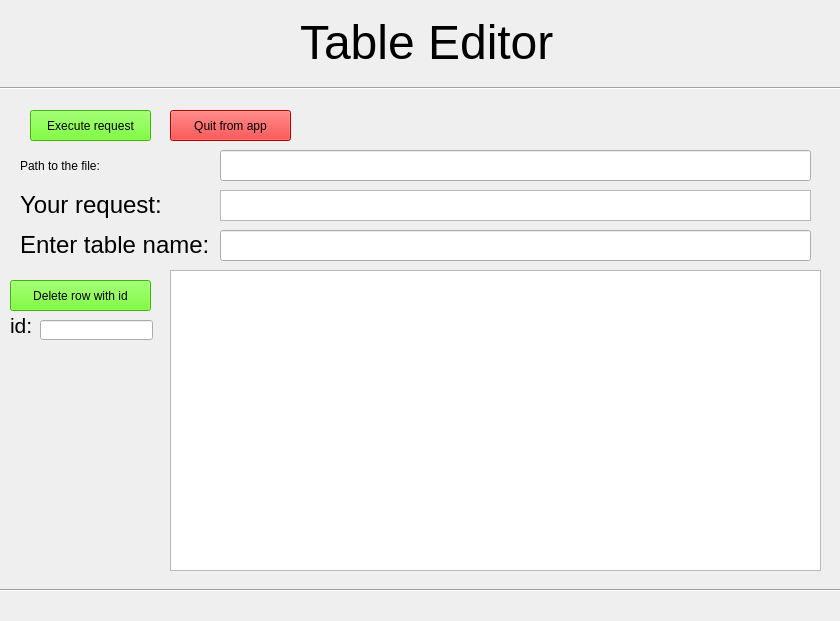
<?xml version="1.0" encoding="UTF-8"?>
<ui version="4.0">
 <class>Form</class>
 <widget class="QWidget" name="Form">
  <property name="geometry">
   <rect>
    <x>0</x>
    <y>0</y>
    <width>840</width>
    <height>621</height>
   </rect>
  </property>
  <property name="windowTitle">
   <string>Form</string>
  </property>
  <widget class="QTableWidget" name="tableWidget">
   <property name="geometry">
    <rect>
     <x>170</x>
     <y>270</y>
     <width>651</width>
     <height>301</height>
    </rect>
   </property>
  </widget>
  <widget class="QTextEdit" name="textEdit">
   <property name="geometry">
    <rect>
     <x>220</x>
     <y>190</y>
     <width>591</width>
     <height>31</height>
    </rect>
   </property>
  </widget>
  <widget class="QLabel" name="label">
   <property name="geometry">
    <rect>
     <x>300</x>
     <y>12</y>
     <width>311</width>
     <height>61</height>
    </rect>
   </property>
   <property name="text">
    <string>&lt;html&gt;&lt;head/&gt;&lt;body&gt;&lt;p&gt;&lt;span style=&quot; font-size:36pt;&quot;&gt;Table Editor&lt;/span&gt;&lt;/p&gt;&lt;/body&gt;&lt;/html&gt;</string>
   </property>
  </widget>
  <widget class="Line" name="line">
   <property name="geometry">
    <rect>
     <x>-40</x>
     <y>580</y>
     <width>1081</width>
     <height>20</height>
    </rect>
   </property>
   <property name="orientation">
    <enum>Qt::Horizontal</enum>
   </property>
  </widget>
  <widget class="Line" name="line_2">
   <property name="geometry">
    <rect>
     <x>0</x>
     <y>80</y>
     <width>961</width>
     <height>16</height>
    </rect>
   </property>
   <property name="orientation">
    <enum>Qt::Horizontal</enum>
   </property>
  </widget>
  <widget class="QLabel" name="label_2">
   <property name="geometry">
    <rect>
     <x>20</x>
     <y>190</y>
     <width>161</width>
     <height>31</height>
    </rect>
   </property>
   <property name="text">
    <string>&lt;html&gt;&lt;head/&gt;&lt;body&gt;&lt;p&gt;&lt;span style=&quot; font-size:18pt;&quot;&gt;Your request:&lt;/span&gt;&lt;/p&gt;&lt;/body&gt;&lt;/html&gt;</string>
   </property>
  </widget>
  <widget class="QPushButton" name="exec_button">
   <property name="geometry">
    <rect>
     <x>30</x>
     <y>110</y>
     <width>121</width>
     <height>31</height>
    </rect>
   </property>
   <property name="styleSheet">
    <string notr="true">background-color: rgb(85, 255, 255);
background-color: rgb(85, 255, 0);</string>
   </property>
   <property name="text">
    <string>Execute request</string>
   </property>
  </widget>
  <widget class="QPushButton" name="quit_button">
   <property name="geometry">
    <rect>
     <x>170</x>
     <y>110</y>
     <width>121</width>
     <height>31</height>
    </rect>
   </property>
   <property name="styleSheet">
    <string notr="true">background-color: rgb(255, 0, 0);</string>
   </property>
   <property name="text">
    <string>Quit from app</string>
   </property>
  </widget>
  <widget class="QLineEdit" name="Filename_text">
   <property name="geometry">
    <rect>
     <x>220</x>
     <y>150</y>
     <width>591</width>
     <height>31</height>
    </rect>
   </property>
  </widget>
  <widget class="QLabel" name="label_3">
   <property name="geometry">
    <rect>
     <x>20</x>
     <y>150</y>
     <width>171</width>
     <height>31</height>
    </rect>
   </property>
   <property name="text">
    <string>&lt;html&gt;&lt;head/&gt;&lt;body&gt;&lt;p&gt;&lt;span style=&quot; font-size:18pt;&quot;&gt;Path to the file:&lt;/span&gt;&lt;/p&gt;&lt;/body&gt;&lt;/html&gt;</string>
   </property>
  </widget>
  <widget class="QPushButton" name="delete_button">
   <property name="geometry">
    <rect>
     <x>10</x>
     <y>280</y>
     <width>141</width>
     <height>31</height>
    </rect>
   </property>
   <property name="styleSheet">
    <string notr="true">background-color: rgb(85, 255, 0);</string>
   </property>
   <property name="text">
    <string>Delete row with id</string>
   </property>
  </widget>
  <widget class="QLineEdit" name="id_line">
   <property name="geometry">
    <rect>
     <x>40</x>
     <y>320</y>
     <width>113</width>
     <height>20</height>
    </rect>
   </property>
  </widget>
  <widget class="QLabel" name="label_4">
   <property name="geometry">
    <rect>
     <x>10</x>
     <y>310</y>
     <width>41</width>
     <height>31</height>
    </rect>
   </property>
   <property name="text">
    <string>&lt;html&gt;&lt;head/&gt;&lt;body&gt;&lt;p&gt;&lt;span style=&quot; font-size:16pt;&quot;&gt;id:&lt;/span&gt;&lt;/p&gt;&lt;/body&gt;&lt;/html&gt;</string>
   </property>
  </widget>
  <widget class="QLabel" name="label_6">
   <property name="geometry">
    <rect>
     <x>20</x>
     <y>230</y>
     <width>191</width>
     <height>31</height>
    </rect>
   </property>
   <property name="text">
    <string>&lt;html&gt;&lt;head/&gt;&lt;body&gt;&lt;p&gt;&lt;span style=&quot; font-size:18pt;&quot;&gt;Enter table name:&lt;/span&gt;&lt;/p&gt;&lt;/body&gt;&lt;/html&gt;</string>
   </property>
  </widget>
  <widget class="QLineEdit" name="table_name_line">
   <property name="geometry">
    <rect>
     <x>220</x>
     <y>230</y>
     <width>591</width>
     <height>31</height>
    </rect>
   </property>
  </widget>
 </widget>
 <resources/>
 <connections/>
</ui>
